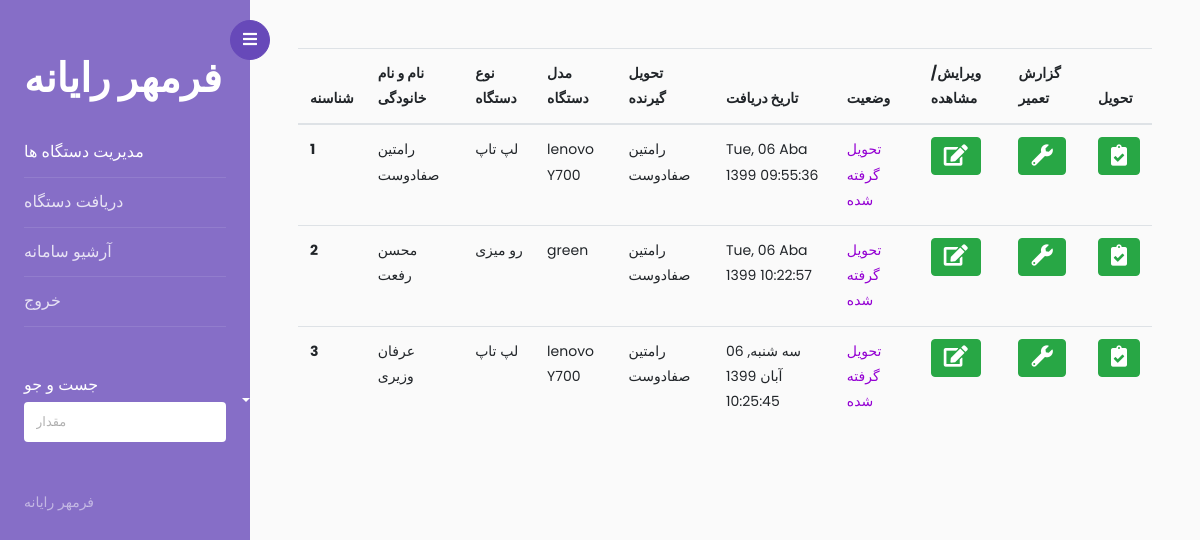
Page / (signed in) on the earlier database version.
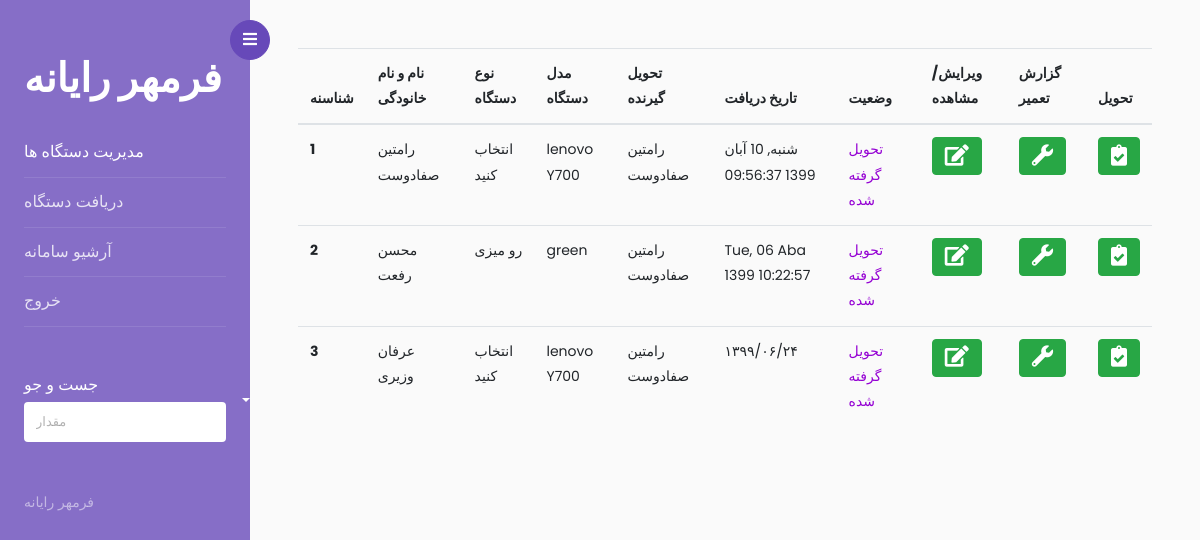
Same page on the later database version.
### app.py (models this page shows, shortened)
class devices(db.Model):
    _id= db.Column("id", db.Integer , primary_key=True)
    tracking_number =db.Column(db.String(100),nullable=False,unique=True)
    customer_name =db.Column(db.String(100),nullable=False)
    customer_phone =db.Column(db.String(20))
    device_type =db.Column(db.String(100))
    device_model =db.Column(db.String(100))
    serial_number =db.Column(db.String(100))
    property_number =db.Column(db.String(100))
    address =db.Column(db.String(300))
    problem =db.Column(db.String(500))
    accesories =db.Column(db.String(300))
    other_text =db.Column(db.String(700))
    giver_name =db.Column(db.String(100))
    in_time =db.Column(db.String(100))
    out_time =db.Column(db.String(100))
    situation=db.Column(db.Integer)
    deliverd=db.Column(db.Integer)
    repair_report=db.Column(db.String(400))

### app.py (the view)
@app.route('/')
def home():
    if not current_user.is_authenticated:
        return redirect(url_for('.login'))
    return render_template("index.html",values=devices.query.all())

### app.py (called while the page is built)
@Login_manager.user_loader
def load_user(user_id):
    return users.query.get(int(user_id))

### templates/index.html (shortened to what this page needs)
<!doctype html>
<html lang="en">
  <head>
		<link rel="stylesheet" href="https://stackpath.bootstrapcdn.com/font-awesome/4.7.0/css/font-awesome.min.css">
    <link rel="stylesheet" href="../static/add/css/style.css">
    <link rel="stylesheet" href="https://cdnjs.cloudflare.com/ajax/libs/font-awesome/5.15.1/css/all.min.css?family">
  </head>
  <body>
		<div class="wrapper d-flex align-items-stretch">
			<nav id="sidebar">
				<div class="custom-menu">
					<button type="button" id="sidebarCollapse" class="btn btn-primary">
	          <i class="fa fa-bars"></i>
	        </button>
        </div>
				<div class="p-4 pt-5">
		  		<h1><a href="index.html" class="logo">فرمهر رایانه</a></h1>
	        <ul class="list-unstyled components mb-5">
	          <li class="active">
	            <a href="/"  aria-expanded="false" class="dropdown-toggle">مدیریت دستگاه ها</a>
	          </li>
	          <li>
	              <a href="/add">دریافت دستگاه  </a>
	          </li>
	          <li>
              <a href="/archive">آرشیو سامانه</a>
	          </li>
	          <li>
              <a href="/logout">خروج</a>
	          </li>
	        </ul>
	        <div class="mb-5">
						<h3 class="h6">جست و جو</h3>
						<form action="#" class="colorlib-subscribe-form">
	            <div class="form-group d-flex">
	              <input type="text" class="form-control" placeholder="مقدار ">
	            </div>
	          </form>
					</div>
	        <div class="footer">
	        	<p>
						  فرمهر رایانه
						  </p>
	        </div>
	      </div>
    	</nav>
      <div id="content" class="p-4 p-md-5 pt-5">
        <form method="POST" action="/edit">
        <table class="table" id="tblTest">
            <thead>
              <tr>
                <th scope="col">شناسنه</th>
                <th scope="col">نام و نام خانودگی</th>
                <th scope="col">نوع دستگاه</th>
                <th scope="col">مدل دستگاه</th>
                <th scope="col">تحویل گیرنده</th>
                <th scope="col">تاریخ دریافت</th>
                <th scope="col">وضعیت</th>
                <th scope="col">ویرایش/مشاهده</th>
                <th scope="col">گزارش تعمیر</th>
                <th scope="col">تحویل</th>
              </tr>
            </thead>
            <tbody>
                {% for item in values %}
              <tr>
                <th scope="row">{{item._id}} </th>
                <td>{{item.customer_name}}</td>
                <td>{{item.device_type}}</td>
                <td>{{item.device_model}}</td>
                <td>{{item.giver_name}}</td>
                <td>{{item.in_time}}</td>
                  {%  if item.situation==0 %}
                  <td style="color: darkviolet;">تحویل گرفته شده</td>
                  {% elif item.situation==1 %}
                  <td style="color: greenyellow;">تعمیر شده</td>
                  {% else %}
                  <td style="color: firebrick;">تعمیر نشده</td>
                  {% endif %}
                <td> <button type="submit" class="btn btn-success btnSelect" >
                  <i class="fa fa-edit fa-lg"></i>
              </button></td>
                <td> <button type="button" class="btn btn-success open-modal"  data-toggle="modal" data-target="#modal" >
                  <i class="fa fa-wrench fa-lg"></i>
              </button></td>
                <td><button type="button" class="btn btn-success"  data-toggle="modal" data-target="#modaltahvil" >
                  <i class="fas fa-clipboard-check fa-lg"></i>
              </button></td>
              </tr>
              {% endfor %}
            </tbody>
          </table>
        </form>
      </div>
    </div>
  </body>
</html>

Differences in the rows shown:
changed devices id 1: device_type "لپ تاپ" → "انتخاب کنید"; in_time "Tue, 06 Aba 1399 09:55:36" → "شنبه, 10 آبان 1399 09:56:37"
changed devices "عرفان وزیری": device_type "لپ تاپ" → "انتخاب کنید"; in_time "سه شنبه, 06 آبان 1399 10:25:45" → "۱۳۹۹/۰۶/۲۴"
